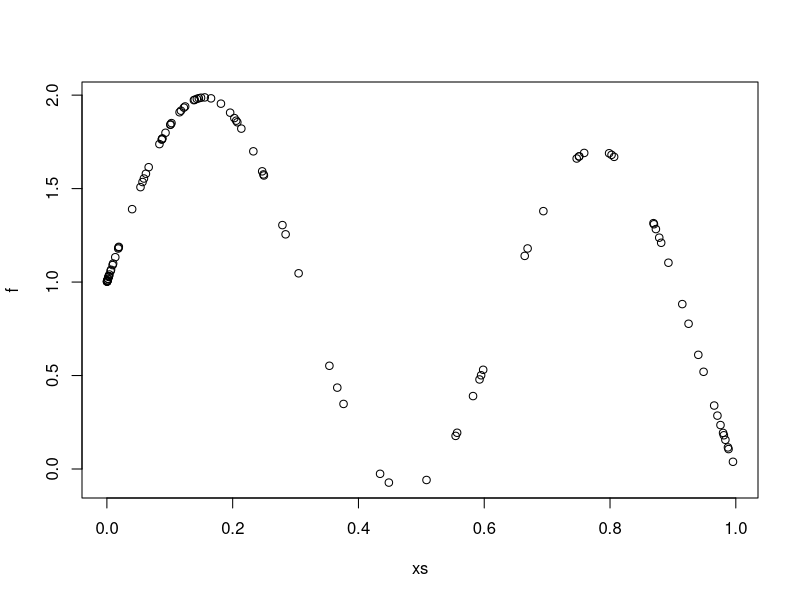
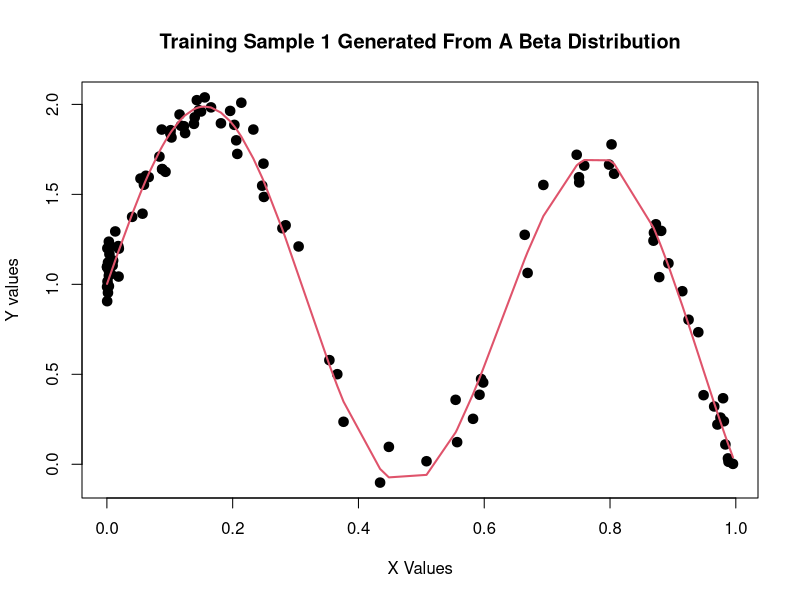
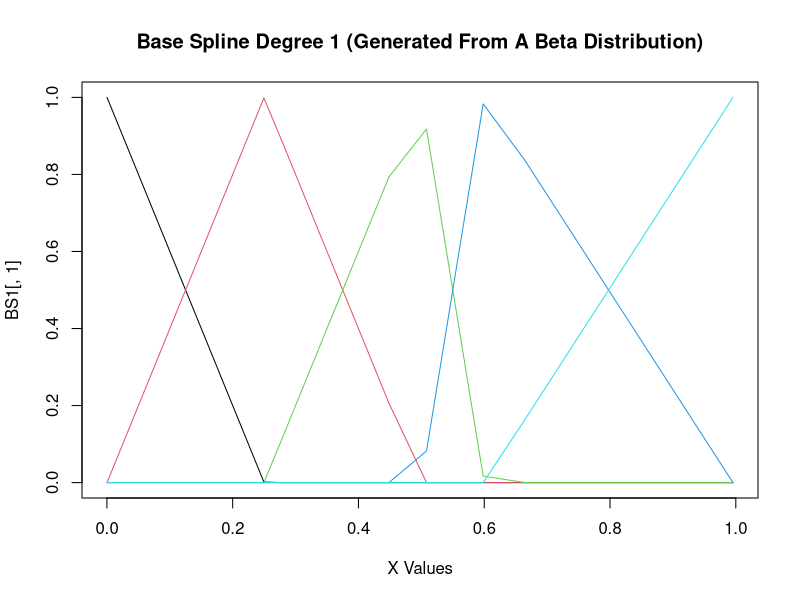
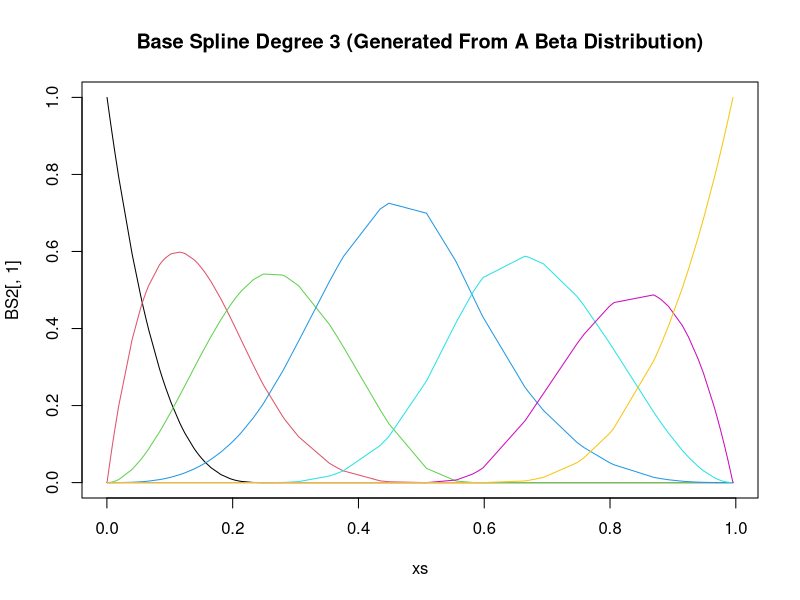
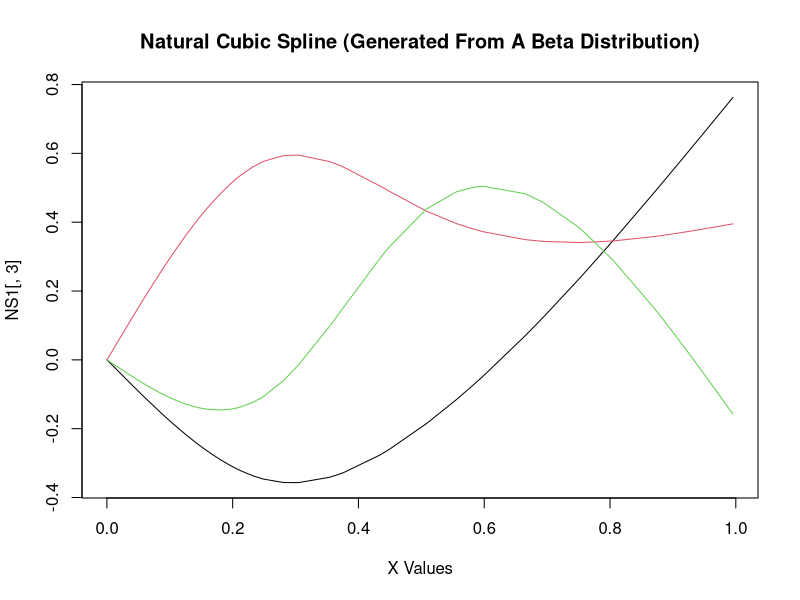
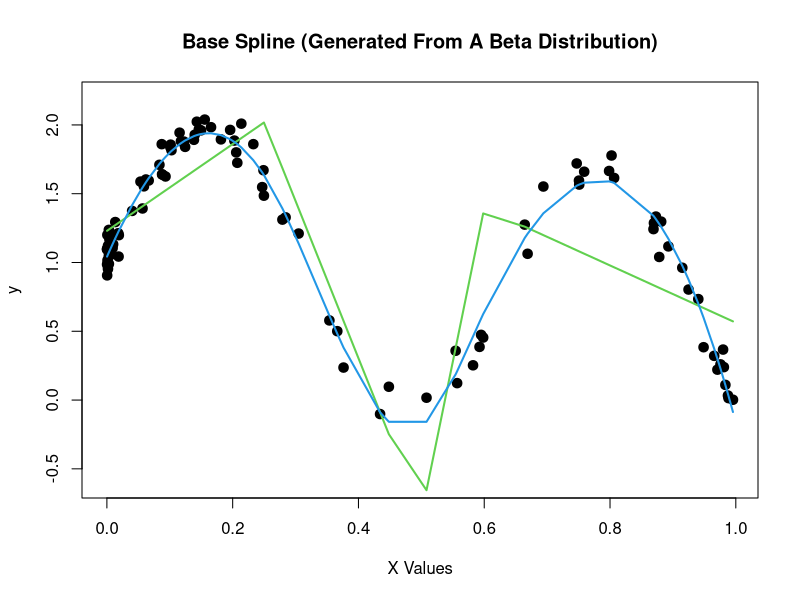
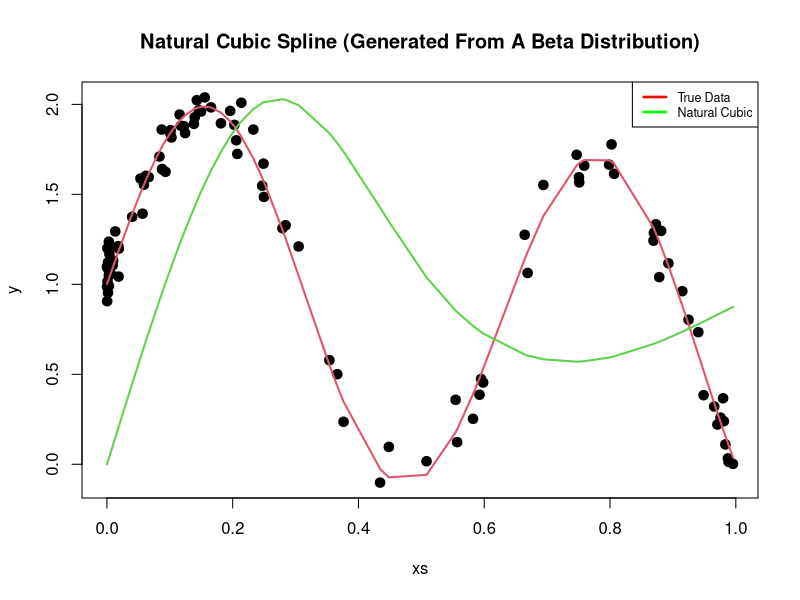
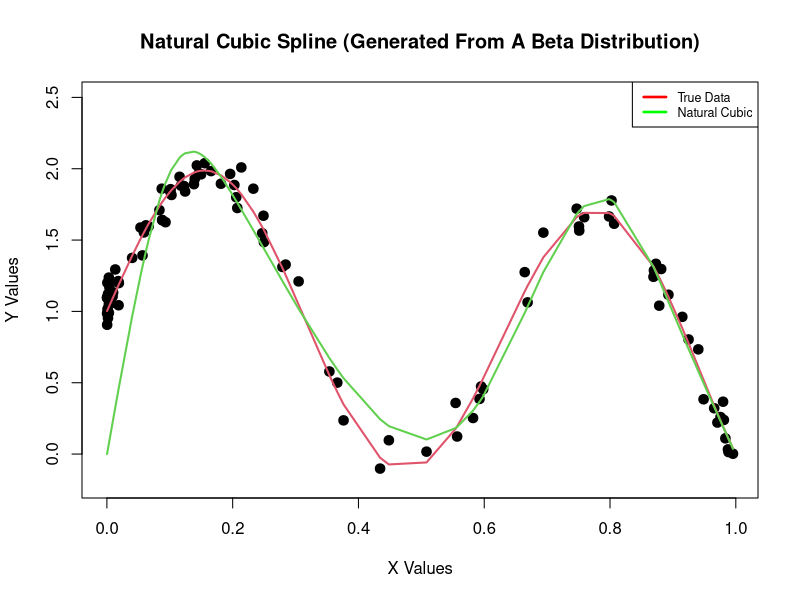

These charts were generated, in order, by the following R code:
# Example investigating smoothing splines
# September 20, 2013

# Simulate the Data For Training Sample 1
# Use the beta distribution, with parameters shape1 and shape2
x <-rbeta(100,0.3,0.5)
xs <-sort(x) # Sort the data
f <-sin(xs*10)+cos(xs) 
plot(xs,f) # Generate a test plot comparing sorted xs data with f
y <- f + rnorm(100,0,0.1)

# Generate a graph of the simulated data
png("c:/Users/Nate/Git/riemann/more_splines_training_set.png")
plot(xs,y,"p",
     pch=19,
     lwd=3,
     main="Training Sample 1 Generated From A Beta Distribution",
     xlab = "X Values",
     ylab = "Y values")
lines(xs,sin(xs*10)+cos(xs),"l", lwd=2, col=2) # Fit a line through the proposed plot
dev.off()

# -----------------------------------------------------------------
# Let us generate some base splines
library(splines) # Open the spline library
BS1<-bs(xs,degree=1,knots=c(0,0.25,0.5,0.6)) #Base Spline Degree 1
str(BS1) # Note that str() compactly display the internal structure of an R object

png("c:/Users/Nate/Git/riemann/base_spline_degree_1.png")
plot(xs,BS1[,1],"l", 
     main="Base Spline Degree 1 (Generated From A Beta Distribution)",
     xlab="X Values")
lines(xs,BS1[,2],col=2)
lines(xs,BS1[,3],col=3)
lines(xs,BS1[,4],col=4)
lines(xs,BS1[,5],col=5)
dev.off()

png("c:/Users/Nate/Git/riemann/base_spline_degree_3.png")
BS2<-bs(xs,degree=3,knots=c(0,0.25,0.5,0.6)) #Based Spline Degree 3
str(BS2) # Note that str() compactly display the internal structure of an R object
plot(xs,BS2[,1],"l", main="Base Spline Degree 3 (Generated From A Beta Distribution)")
lines(xs,BS2[,2],col=2)
lines(xs,BS2[,3],col=3)
lines(xs,BS2[,4],col=4)
lines(xs,BS2[,5],col=5)
lines(xs,BS2[,6],col=6)
lines(xs,BS2[,7],col=7)
dev.off()

# -----------------------------------------------------------------
# Let us generate some natural splines
NS1 <- ns(xs,knots=c(0.25,0.5))
str(NS1)

png("c:/Users/Nate/Git/riemann/natural_cubic_spline.png")
plot(xs,NS1[,3],"l", 
     main="Natural Cubic Spline (Generated From A Beta Distribution)",
     xlab="X Values")
lines(xs,NS1[,2],col=2)
lines(xs,NS1[,1],col=3)
dev.off()

# Let us now fit a base spline - Sample 1
BS1fit <- lm(y ~ BS1[,1]+BS1[,2]+BS1[,3]+BS1[,4]+BS1[,5]-1)
BS2fit <- lm(y ~ BS2[,1]+BS2[,2]+BS2[,3]+BS2[,4]+BS2[,5]+BS2[,6]+BS2[,7]-1)
summary(BS1fit)
summary(BS2fit)

# Let us plot the base spline in R
png("c:/Users/Nate/Git/riemann/base_spline_multiple.png")
plot(xs,y,"p",pch=19,lwd=3,ylim=c(-0.6,2.2),
     main="Base Spline (Generated From A Beta Distribution)",
     xlab="X Values")

lines(xs,fitted(BS1fit),col=3,lwd=2)
lines(xs,fitted(BS2fit),col=4,lwd=2)
dev.off()

# Let us now fit a natural cubic spline to the data
NSfit <- lm(y~NS1[,1]+NS1[,2]+NS1[,3]-1)
summary(NSfit)

png("c:/Users/Nate/Git/riemann/natural_cubic_spline_appended.png")
plot(xs,y,"p",pch=19,lwd=3,main="Natural Cubic Spline (Generated From A Beta Distribution)")
lines(xs,sin(xs*10)+cos(xs),"l",lwd=2, col=2)
lines(xs,fitted(NSfit),col=3,lwd=2)
legend("topright", # Place the legend in the top left
       c("True Data", "Natural Cubic"), 
       lwd=c(2.5, 2.5),
       lty=c(1, 1),
       col=c("red", "green"),
       cex=0.75) # This is the standard size for the legend
dev.off()

# Let us consider another choice of the knots for the natural spline
NS2<-ns(xs,knots=c(0.1,0.2,0.6,0.8,0.9))
str(NS2)
NS2fit<-lm(y~NS2[,1]+NS2[,2]+NS2[,3]+NS2[,4]+NS2[,5]+NS2[,6]-1)

png("c:/Users/Nate/Git/riemann/natural_cubic_spline_more_knots.png")
plot(xs,y,"p",pch=19,ylim=c(-0.2,2.5),lwd=3,
     main="Natural Cubic Spline (Generated From A Beta Distribution)",
     xlab="X Values",
     ylab="Y Values")
lines(xs,sin(xs*10)+cos(xs),"l",lwd=2, col=2)
lines(xs,fitted(NS2fit),col=3,lwd=2)
legend("topright", # Place the legend in the top left
       c("True Data", "Natural Cubic"), 
       lwd=c(2.5, 2.5),
       lty=c(1, 1),
       col=c("red", "green"),
       cex=0.75) # This is the standard size for the legend
dev.off()

# -----------------------------------------------------------------
# Let us consider smoothing splines
#help(smooth.spline)
ssfit1<-smooth.spline(xs,y,df=6)
ssfit2<-smooth.spline(xs,y)
ssfit3<-smooth.spline(xs,y,spar=2.6)
ssfit4<-smooth.spline(xs,y,cv=T)
xx<-seq(0,1,0.001)
length(xx)
p1<-predict(ssfit1,xx)
str(p1)

# Generate a plot of the smoothing spline
png("c:/Users/Nate/Git/riemann/smoothing_splines.png")
plot(xs,y,"p",
     pch=19,
     lwd=3,
     main="Smoothing Splines Model (Generated From A Beta Distribution)",
     ylim=c(-1,5),
     xlab="X Values",
     ylab="Y Values")
lines(xx,sin(xx*10)+cos(xx),"l", lwd=2, col=2)
lines(predict(ssfit1,xx),col=3,lwd=2)
lines(predict(ssfit2,xx),col=4, lwd=2)
lines(predict(ssfit3,xx),col=5,lwd=2)
lines(predict(ssfit4,xx),col=6,lwd=2)
legend("topright", # Place the legend in the top left
       c("True Data", 
         "df=6",
         "default",
         "spar=2.6",
         "cv"), 
       lwd=c(2.5, 2.5, 2.5, 2.5, 2.5, 2.5),
       lty=c(1, 1, 1, 1, 1, 1, 1),
       col=c(2:6),
       cex=0.75) # This is the standard size for the legend
dev.off()

# Finally, let us now consider the bias of a smoothing spline
str(predict(ssfit1))
bias1 <- (sin(xs*10)+cos(xs)-predict(ssfit1)$y)^2
bias2 <- (sin(xs*10)+cos(xs)-predict(ssfit3)$y)^2

png("c:/Users/Nate/Git/riemann/smoothing_splines_bias.png")
plot(xs,bias2,"l",
     main="Plot Demonstrating Bias Of A Smoothing Spline",
     ylab="Bias",xlab="X Values",
     lwd=2,
     col=3)
lines(xs,bias1,col=2,lwd=2)
legend("topright", # Place the legend in the top left
       c("df=6",
         "spar=2.6"), 
       lwd=c(2.5, 2.5),
       lty=c(1, 1),
       col=c(2:3),
       cex=0.75) # This is the standard size for the legend
dev.off()